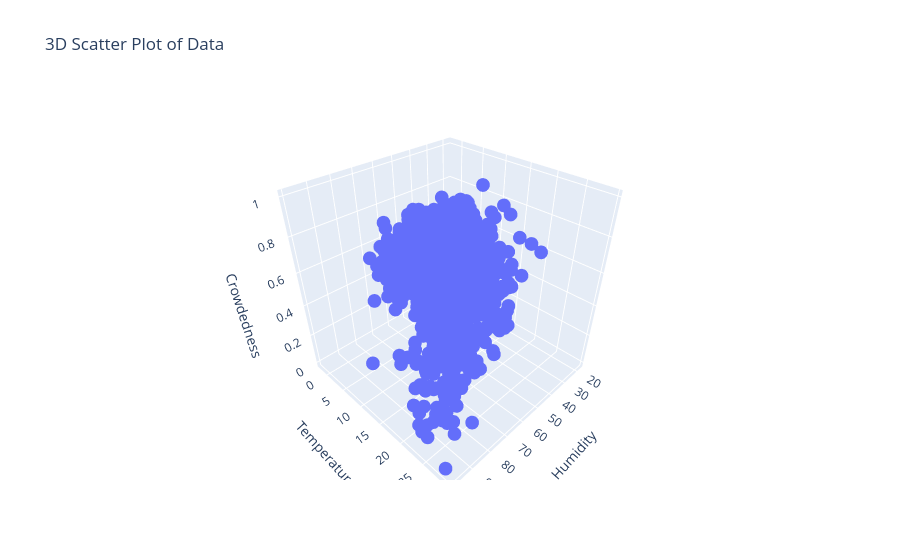

The cell this chart's notebook holds for it:
### Code cell
ThreeDPlot = px.scatter_3d(golf_kaggle_ml, x="Humidity", y="Temperature", z="Crowdedness", title="3D Scatter Plot of Data")
ThreeDPlot.show()

### Figure 1 — Plotly figure (JSON) as saved in the notebook; plotly's stock layout.template omitted (floating-point values rounded to 4 significant figures; data arrays with more than 128 entries replaced by an {"elided": "..."} marker saying what was removed)
{"data": [{"hovertemplate": "Humidity=%{x}<br>Temperature=%{y}<br>Crowdedness=%{z}<extra></extra>", "legendgroup": "", "marker": {"color": "#636efa", "symbol": "circle"}, "mode": "markers", "name": "", "scene": "scene", "showlegend": false, "type": "scatter3d", "x": {"elided": "7665 int values"}, "y": {"elided": "7665 float values"}, "z": {"elided": "7665 float values"}}], "layout": {"legend": {"tracegroupgap": 0}, "scene": {"domain": {"x": [0, 1], "y": [0, 1]}, "xaxis": {"title": {"text": "Humidity"}}, "yaxis": {"title": {"text": "Temperature"}}, "zaxis": {"title": {"text": "Crowdedness"}}}, "title": {"text": "3D Scatter Plot of Data"}}}
